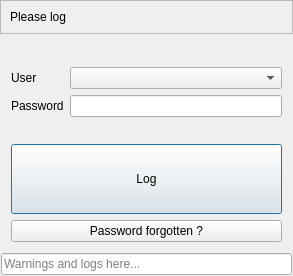
<?xml version="1.0" encoding="UTF-8"?>
<ui version="4.0">
 <class>Dialog</class>
 <widget class="QDialog" name="Dialog">
  <property name="geometry">
   <rect>
    <x>0</x>
    <y>0</y>
    <width>293</width>
    <height>276</height>
   </rect>
  </property>
  <property name="windowTitle">
   <string>Dialog</string>
  </property>
  <layout class="QVBoxLayout" name="verticalLayout_3">
   <property name="spacing">
    <number>1</number>
   </property>
   <property name="leftMargin">
    <number>0</number>
   </property>
   <property name="topMargin">
    <number>0</number>
   </property>
   <property name="rightMargin">
    <number>0</number>
   </property>
   <property name="bottomMargin">
    <number>0</number>
   </property>
   <item>
    <widget class="QFrame" name="frame_2">
     <property name="frameShape">
      <enum>QFrame::StyledPanel</enum>
     </property>
     <property name="frameShadow">
      <enum>QFrame::Raised</enum>
     </property>
     <layout class="QVBoxLayout" name="verticalLayout_4">
      <item>
       <widget class="QLabel" name="label">
        <property name="text">
         <string>Please log</string>
        </property>
       </widget>
      </item>
     </layout>
    </widget>
   </item>
   <item>
    <layout class="QVBoxLayout" name="verticalLayout_2">
     <property name="spacing">
      <number>1</number>
     </property>
     <property name="leftMargin">
      <number>1</number>
     </property>
     <property name="topMargin">
      <number>1</number>
     </property>
     <property name="rightMargin">
      <number>1</number>
     </property>
     <property name="bottomMargin">
      <number>1</number>
     </property>
     <item>
      <widget class="QFrame" name="frame">
       <layout class="QVBoxLayout" name="verticalLayout">
        <property name="leftMargin">
         <number>10</number>
        </property>
        <property name="topMargin">
         <number>10</number>
        </property>
        <property name="rightMargin">
         <number>10</number>
        </property>
        <property name="bottomMargin">
         <number>10</number>
        </property>
        <item>
         <spacer name="verticalSpacer">
          <property name="orientation">
           <enum>Qt::Vertical</enum>
          </property>
          <property name="sizeHint" stdset="0">
           <size>
            <width>20</width>
            <height>40</height>
           </size>
          </property>
         </spacer>
        </item>
        <item>
         <layout class="QFormLayout" name="formLayout">
          <item row="0" column="1">
           <widget class="QComboBox" name="users_comboBox"/>
          </item>
          <item row="0" column="0">
           <widget class="QLabel" name="all_users_label">
            <property name="text">
             <string>User</string>
            </property>
           </widget>
          </item>
          <item row="1" column="1">
           <widget class="QLineEdit" name="lineEdit">
            <property name="focusPolicy">
             <enum>Qt::WheelFocus</enum>
            </property>
            <property name="echoMode">
             <enum>QLineEdit::Password</enum>
            </property>
           </widget>
          </item>
          <item row="1" column="0">
           <widget class="QLabel" name="label_2">
            <property name="text">
             <string>Password</string>
            </property>
           </widget>
          </item>
         </layout>
        </item>
        <item>
         <spacer name="verticalSpacer_2">
          <property name="orientation">
           <enum>Qt::Vertical</enum>
          </property>
          <property name="sizeHint" stdset="0">
           <size>
            <width>20</width>
            <height>40</height>
           </size>
          </property>
         </spacer>
        </item>
        <item>
         <layout class="QHBoxLayout" name="horizontalLayout">
          <item>
           <widget class="QPushButton" name="change_user_pushButton">
            <property name="minimumSize">
             <size>
              <width>0</width>
              <height>70</height>
             </size>
            </property>
            <property name="text">
             <string>Log</string>
            </property>
           </widget>
          </item>
         </layout>
        </item>
        <item>
         <widget class="QPushButton" name="recover_pushButton">
          <property name="text">
           <string>Password forgotten ?</string>
          </property>
         </widget>
        </item>
       </layout>
      </widget>
     </item>
     <item>
      <widget class="QFrame" name="log_frame">
       <layout class="QHBoxLayout" name="log_layout">
        <property name="spacing">
         <number>0</number>
        </property>
        <property name="leftMargin">
         <number>0</number>
        </property>
        <property name="topMargin">
         <number>0</number>
        </property>
        <property name="rightMargin">
         <number>0</number>
        </property>
        <property name="bottomMargin">
         <number>0</number>
        </property>
        <item>
         <widget class="QLineEdit" name="log_lineEdit">
          <property name="readOnly">
           <bool>true</bool>
          </property>
          <property name="placeholderText">
           <string>Warnings and logs here...</string>
          </property>
         </widget>
        </item>
       </layout>
      </widget>
     </item>
    </layout>
   </item>
  </layout>
 </widget>
 <resources/>
 <connections/>
</ui>
